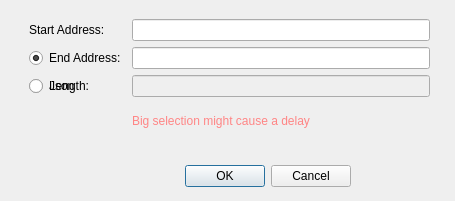
<?xml version="1.0" encoding="UTF-8"?>
<ui version="4.0">
 <class>HexdumpRangeDialog</class>
 <widget class="QDialog" name="HexdumpRangeDialog">
  <property name="geometry">
   <rect>
    <x>0</x>
    <y>0</y>
    <width>455</width>
    <height>201</height>
   </rect>
  </property>
  <property name="windowTitle">
   <string>Select Block</string>
  </property>
  <widget class="QDialogButtonBox" name="buttonBox">
   <property name="geometry">
    <rect>
     <x>10</x>
     <y>160</y>
     <width>341</width>
     <height>32</height>
    </rect>
   </property>
   <property name="orientation">
    <enum>Qt::Horizontal</enum>
   </property>
   <property name="standardButtons">
    <set>QDialogButtonBox::Cancel|QDialogButtonBox::Ok</set>
   </property>
  </widget>
  <widget class="QWidget" name="gridLayoutWidget">
   <property name="geometry">
    <rect>
     <x>29</x>
     <y>19</y>
     <width>401</width>
     <height>121</height>
    </rect>
   </property>
   <layout class="QGridLayout" name="gridLayout">
    <item row="2" column="0">
     <layout class="QHBoxLayout" name="horizontalLayout">
      <item>
       <widget class="QRadioButton" name="endAddressRadioButton">
        <property name="toolTip">
         <string>Exclusive end address</string>
        </property>
        <property name="text">
         <string>End Address:</string>
        </property>
        <property name="checked">
         <bool>true</bool>
        </property>
        <attribute name="buttonGroup">
         <string notr="true">buttonGroup</string>
        </attribute>
       </widget>
      </item>
     </layout>
    </item>
    <item row="0" column="0">
     <widget class="QLabel" name="startAddressLabel">
      <property name="text">
       <string>Start Address:</string>
      </property>
     </widget>
    </item>
    <item row="0" column="1">
     <widget class="QLineEdit" name="startAddressLineEdit">
      <property name="maxLength">
       <number>18</number>
      </property>
     </widget>
    </item>
    <item row="2" column="1">
     <widget class="QLineEdit" name="endAddressLineEdit">
      <property name="toolTip">
       <string>Exclusive end address</string>
      </property>
      <property name="maxLength">
       <number>18</number>
      </property>
     </widget>
    </item>
    <item row="3" column="1">
     <widget class="QLineEdit" name="lengthLineEdit">
      <property name="enabled">
       <bool>false</bool>
      </property>
      <property name="maxLength">
       <number>10</number>
      </property>
     </widget>
    </item>
    <item row="3" column="0">
     <widget class="QRadioButton" name="lengthRadioButton">
      <property name="text">
       <string>Length:</string>
      </property>
      <attribute name="buttonGroup">
       <string notr="true">buttonGroup</string>
      </attribute>
     </widget>
    </item>
    <item row="3" column="0">
     <widget class="QRadioButton" name="jsonRadioButton">
      <property name="text">
       <string>Json</string>
      </property>
      <attribute name="buttonGroup">
       <string notr="true">buttonGroup</string>
      </attribute>
     </widget>
    </item>
    <item row="4" column="1">
     <widget class="QLabel" name="selectionWarningLabel">
      <property name="enabled">
       <bool>true</bool>
      </property>
      <property name="visible">
       <bool>false</bool>
      </property>
      <property name="text">
       <string>&lt;html&gt;&lt;head/&gt;&lt;body&gt;&lt;p&gt;&lt;span style=&quot; color:#ff8585;&quot;&gt;Big selection might cause a delay&lt;/span&gt;&lt;/p&gt;&lt;/body&gt;&lt;/html&gt;</string>
      </property>
     </widget>
    </item>
   </layout>
  </widget>
 </widget>
 <resources/>
 <connections>
  <connection>
   <sender>buttonBox</sender>
   <signal>accepted()</signal>
   <receiver>HexdumpRangeDialog</receiver>
   <slot>accept()</slot>
   <hints>
    <hint type="sourcelabel">
     <x>248</x>
     <y>254</y>
    </hint>
    <hint type="destinationlabel">
     <x>157</x>
     <y>274</y>
    </hint>
   </hints>
  </connection>
  <connection>
   <sender>buttonBox</sender>
   <signal>rejected()</signal>
   <receiver>HexdumpRangeDialog</receiver>
   <slot>reject()</slot>
   <hints>
    <hint type="sourcelabel">
     <x>316</x>
     <y>260</y>
    </hint>
    <hint type="destinationlabel">
     <x>286</x>
     <y>274</y>
    </hint>
   </hints>
  </connection>
 </connections>
 <buttongroups>
  <buttongroup name="buttonGroup"/>
 </buttongroups>
</ui>
